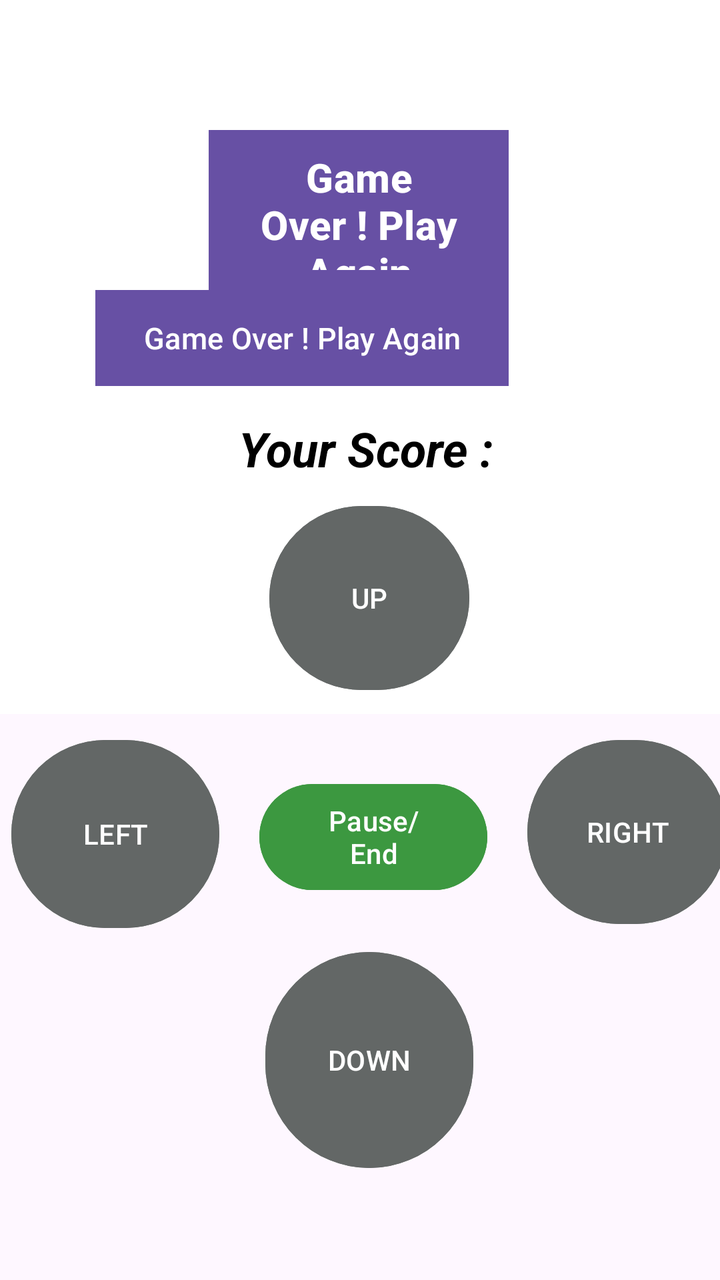
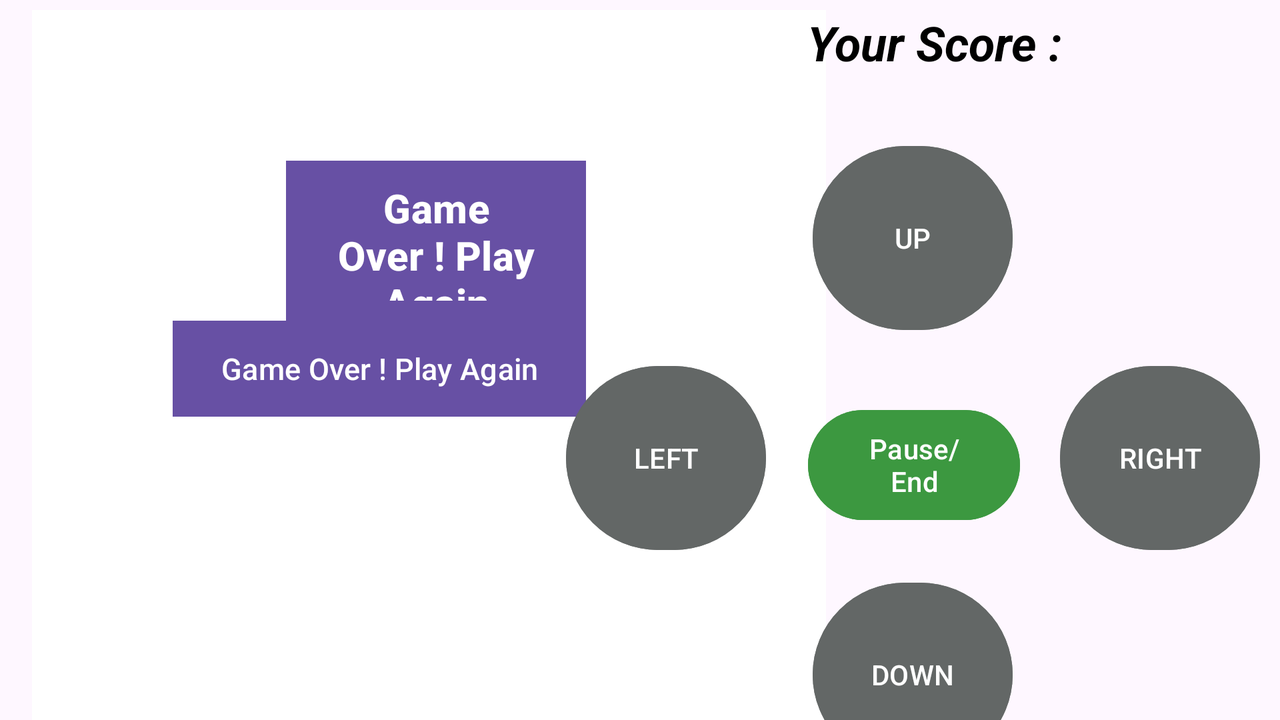

First picture: res/layout/ on a phone held upright. Second picture: the repository's own variant of that layout, on a device whose configuration matches the variant's folder. Source for both follows.
<!-- AndroidManifest.xml: application theme Theme.Snake -->
<!-- res/layout/activity_main.xml -->
<?xml version="1.0" encoding="utf-8"?>
<androidx.constraintlayout.widget.ConstraintLayout xmlns:android="http://schemas.android.com/apk/res/android"
    xmlns:app="http://schemas.android.com/apk/res-auto"
    xmlns:tools="http://schemas.android.com/tools"
    android:layout_width="match_parent"
    android:layout_height="match_parent"
    tools:context=".MainActivity">


    <RelativeLayout
        android:id="@+id/relativeLayout"
        android:layout_width="388dp"
        android:layout_height="357dp"
        android:background="@color/white"
        android:gravity="center"
        app:layout_constraintEnd_toEndOf="parent"
        app:layout_constraintStart_toStartOf="parent"
        tools:ignore="MissingConstraints"
        tools:layout_editor_absoluteY="10dp">


        <Button
            android:id="@+id/score"
            android:layout_width="wrap_content"
            android:layout_height="wrap_content"
            android:layout_alignParentEnd="true"
            android:layout_marginTop="140dp"
            android:layout_marginEnd="120dp"
            android:background="@color/black"
            android:text="Game Over ! Play Again"
            android:textAlignment="center"
            android:textColor="#FFFFFF"
            android:textSize="15sp"></Button>


        
        
        
        
        
        
        
        
        

        

        <Button
            android:id="@+id/playagain"
            android:layout_width="150dp"
            android:layout_height="80dp"
            android:layout_alignParentEnd="true"
            android:layout_marginTop="60dp"

            android:layout_marginEnd="120dp"
            android:background="@color/red"
            android:text="Game Over ! Play Again"
            android:textAlignment="center"
            android:textSize="20dp"
            android:textStyle="bold">

        </Button>

        <RelativeLayout
            android:id="@+id/board"
            android:layout_width="377dp"
            android:layout_height="347dp"
            android:layout_marginLeft="5dp"
            android:background="@drawable/grass"
            android:gravity="center"
            tools:ignore="MissingConstraints">


        </RelativeLayout>


    </RelativeLayout>


    <LinearLayout
        android:id="@+id/lilu"
        android:layout_width="378dp"
        android:layout_height="394dp"
        android:layout_alignParentBottom="true"
        android:layout_marginBottom="50dp"
        android:orientation="vertical"
        app:layout_constraintBottom_toBottomOf="parent"
        app:layout_constraintEnd_toEndOf="parent"
        app:layout_constraintHorizontal_bias="0.266"
        app:layout_constraintStart_toStartOf="parent"
        tools:ignore="MissingConstraints">


        <TextView
            android:id="@+id/score2"
            android:layout_width="367dp"
            android:layout_height="34dp"
            android:layout_marginStart="4dp"
            android:layout_marginTop="12dp"

            android:text="@string/score2"
            android:textAlignment="center"
            android:textColor="@color/black"
            android:textSize="24sp"
            android:textStyle="bold|italic" />

        <LinearLayout
            android:layout_width="match_parent"
            android:layout_height="114dp"
            android:gravity="center">

            <Button
                android:id="@+id/up"
                android:layout_width="100dp"
                android:layout_height="100dp"
                android:layout_gravity="center"
                android:layout_margin="10dp"
                android:backgroundTint="@color/control_btns"
                android:gravity="center"
                android:text="UP"></Button>

        </LinearLayout>

        <androidx.constraintlayout.widget.ConstraintLayout

            android:layout_width="match_parent"
            android:layout_height="116dp">

            <Button
                android:id="@+id/left"
                android:layout_width="104dp"
                android:layout_height="102dp"
                android:layout_margin="10dp"
                android:backgroundTint="@color/control_btns"
                android:gravity="center"
                android:text="LEFT"
                app:layout_constraintStart_toStartOf="parent"
                app:layout_constraintTop_toTopOf="parent"></Button>

            <Button
                android:id="@+id/right"
                android:layout_width="100dp"
                android:layout_height="100dp"
                android:layout_margin="10dp"
                android:backgroundTint="@color/control_btns"
                android:gravity="center"
                android:text="RIGHT"
                app:layout_constraintEnd_toEndOf="parent"
                app:layout_constraintTop_toTopOf="parent"></Button>

            <Button
                android:id="@+id/pauseBtn"
                android:layout_width="114dp"
                android:layout_height="61dp"
                android:layout_marginTop="32dp"
                android:layout_marginEnd="20dp"
                android:backgroundTint="@color/pause_endBtn"
                android:text="@string/pause"
                app:layout_constraintEnd_toStartOf="@+id/right"
                app:layout_constraintTop_toTopOf="parent" />

        </androidx.constraintlayout.widget.ConstraintLayout>


        <LinearLayout
            android:layout_width="match_parent"
            android:layout_height="116dp"
            android:gravity="center">

            <Button
                android:id="@+id/down"
                android:layout_width="104dp"
                android:layout_height="116dp"
                android:layout_gravity="center"
                android:layout_margin="10dp"
                android:backgroundTint="@color/control_btns"
                android:gravity="center"
                android:text="DOWN"></Button>

        </LinearLayout>

        <androidx.constraintlayout.widget.ConstraintLayout
            android:layout_width="match_parent"
            android:layout_height="22dp">

        </androidx.constraintlayout.widget.ConstraintLayout>


    </LinearLayout>


</androidx.constraintlayout.widget.ConstraintLayout>
<!-- resources referenced by this layout -->
<resources>
  <color name="black">#FF000000</color>
  <color name="control_btns">#636766</color>
  <color name="pause_endBtn">#3C9840</color>
  <color name="red">#FD0000</color>
  <color name="white">#FFFFFFFF</color>
  <string name="pause">Pause/End</string>
  <string name="score2">Your Score : </string>
  <style name="Theme.Snake" parent="Base.Theme.Snake" />
  <style name="Base.Theme.Snake" parent="Theme.Material3.DayNight.NoActionBar">
          
          
          <item name="android:statusBarColor">@color/status_bar_color</item>
      </style>
  <color name="status_bar_color">#38AC3C</color>
</resources>
<!-- res/layout-land/activity_main.xml (the repository's variant of the layout above) -->
<!-- drawn on the phone turned sideways -->
<?xml version="1.0" encoding="utf-8"?>
<androidx.constraintlayout.widget.ConstraintLayout xmlns:android="http://schemas.android.com/apk/res/android"
    xmlns:app="http://schemas.android.com/apk/res-auto"
    xmlns:tools="http://schemas.android.com/tools"
    android:layout_width="match_parent"
    android:layout_height="match_parent"
    tools:context=".MainActivity">


    <RelativeLayout
        android:id="@+id/relativeLayout"
        android:layout_width="397dp"
        android:layout_height="378dp"
        android:layout_marginStart="16dp"
        android:layout_marginTop="5dp"
        android:background="@color/white"
        android:gravity="center"
        app:layout_constraintStart_toStartOf="parent"
        app:layout_constraintTop_toTopOf="parent"
        tools:ignore="MissingConstraints">


        <Button
            android:id="@+id/score"
            android:layout_width="wrap_content"
            android:layout_height="wrap_content"
            android:layout_alignParentEnd="true"
            android:layout_marginTop="140dp"
            android:layout_marginEnd="120dp"
            android:background="@color/black"
            android:text="Game Over ! Play Again"
            android:textAlignment="center"
            android:textColor="#FFFFFF"
            android:textSize="15sp"></Button>


        
        
        
        
        
        
        
        
        

        

        <Button
            android:id="@+id/playagain"
            android:layout_width="150dp"
            android:layout_height="80dp"
            android:layout_alignParentEnd="true"
            android:layout_marginTop="60dp"

            android:layout_marginEnd="120dp"
            android:background="@color/red"
            android:text="Game Over ! Play Again"
            android:textAlignment="center"
            android:textSize="20dp"
            android:textStyle="bold">

        </Button>

        <RelativeLayout
            android:id="@+id/board"
            android:layout_width="match_parent"
            android:layout_height="347dp"
            android:background="@drawable/grass"
            android:gravity="center"
            tools:ignore="MissingConstraints">


        </RelativeLayout>


    </RelativeLayout>

    <LinearLayout
        android:id="@+id/lilu"
        android:layout_width="367dp"
        android:layout_height="373dp"
        android:layout_alignParentBottom="true"
        android:layout_marginTop="17dp"
        android:orientation="vertical"
        app:layout_constraintEnd_toEndOf="parent"
        app:layout_constraintTop_toBottomOf="@+id/score2"
        tools:ignore="MissingConstraints">


        <LinearLayout
            android:layout_width="match_parent"
            android:layout_height="100dp"
            android:gravity="center">

            <Button
                android:id="@+id/up"
                android:layout_width="100dp"
                android:layout_height="100dp"
                android:layout_gravity="center"
                android:layout_margin="10dp"
                android:backgroundTint="@color/control_btns"
                android:gravity="center"
                android:text="UP"></Button>

        </LinearLayout>

        <androidx.constraintlayout.widget.ConstraintLayout

            android:layout_width="match_parent"
            android:layout_height="112dp">

            <Button
                android:id="@+id/left"
                android:layout_width="100dp"
                android:layout_height="100dp"
                android:layout_margin="10dp"
                android:backgroundTint="@color/control_btns"
                android:gravity="center"
                android:text="LEFT"
                app:layout_constraintStart_toStartOf="parent"
                app:layout_constraintTop_toTopOf="parent"></Button>

            <Button
                android:id="@+id/pauseBtn"
                android:layout_width="106dp"
                android:layout_height="63dp"
                android:layout_marginTop="32dp"
                android:layout_marginEnd="20dp"
                android:backgroundTint="@color/pause_endBtn"
                android:text="@string/pause"
                app:layout_constraintEnd_toStartOf="@+id/right"
                app:layout_constraintTop_toTopOf="parent" />

            <Button
                android:id="@+id/right"
                android:layout_width="100dp"
                android:layout_height="100dp"
                android:layout_margin="10dp"
                android:layout_marginTop="24dp"
                android:backgroundTint="@color/control_btns"
                android:gravity="center"
                android:text="RIGHT"
                app:layout_constraintEnd_toEndOf="parent"
                app:layout_constraintTop_toTopOf="parent"></Button>

        </androidx.constraintlayout.widget.ConstraintLayout>


        <LinearLayout
            android:layout_width="match_parent"
            android:layout_height="113dp"
            android:gravity="center">

            <Button
                android:id="@+id/down"
                android:layout_width="100dp"
                android:layout_height="100dp"
                android:layout_gravity="center"
                android:layout_margin="10dp"
                android:backgroundTint="@color/control_btns"
                android:gravity="center"
                android:text="DOWN"></Button>

        </LinearLayout>


    </LinearLayout>

    <TextView
        android:id="@+id/score2"
        android:layout_width="259dp"
        android:layout_height="47dp"
        android:layout_marginTop="5dp"
        android:layout_marginEnd="43dp"
        android:text="@string/score2"
        android:textAlignment="center"
        android:textColor="@color/black"
        android:textSize="24sp"
        android:textStyle="bold|italic"
        app:layout_constraintEnd_toEndOf="parent"
        app:layout_constraintTop_toTopOf="parent">

    </TextView>


</androidx.constraintlayout.widget.ConstraintLayout>
